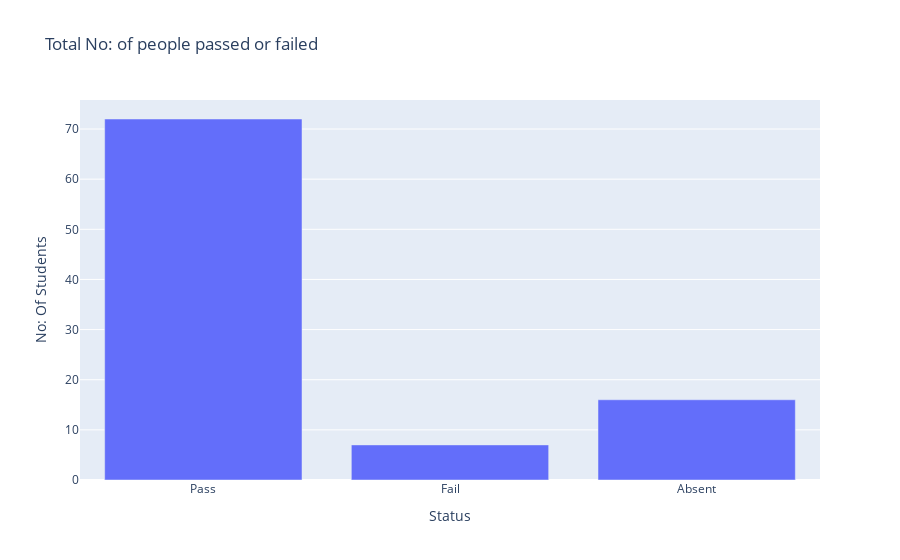

Write notebook code for a chart like this one.
### Code cell
#pass fail Bar Graph
df = pd.DataFrame(zip(mylabels,k),columns=['status','val'])
fig = px.bar(df,x='status', y='val', title = 'Total No: of people passed or failed',labels = {'status':'Status','val':'No: Of Students'})
fig.show()

### Figure 1 — Plotly figure (JSON) as saved in the notebook; plotly's stock layout.template omitted (floating-point values rounded to 4 significant figures)
{"data": [{"alignmentgroup": "True", "hovertemplate": "Status=%{x}<br>No: Of Students=%{y}<extra></extra>", "legendgroup": "", "marker": {"color": "#636efa"}, "name": "", "offsetgroup": "", "orientation": "v", "showlegend": false, "textposition": "auto", "type": "bar", "x": ["Pass", "Fail", "Absent"], "xaxis": "x", "y": [72, 7, 16], "yaxis": "y"}], "layout": {"barmode": "relative", "legend": {"tracegroupgap": 0}, "title": {"text": "Total No: of people passed or failed"}, "xaxis": {"anchor": "y", "domain": [0, 1], "title": {"text": "Status"}}, "yaxis": {"anchor": "x", "domain": [0, 1], "title": {"text": "No: Of Students"}}}}
